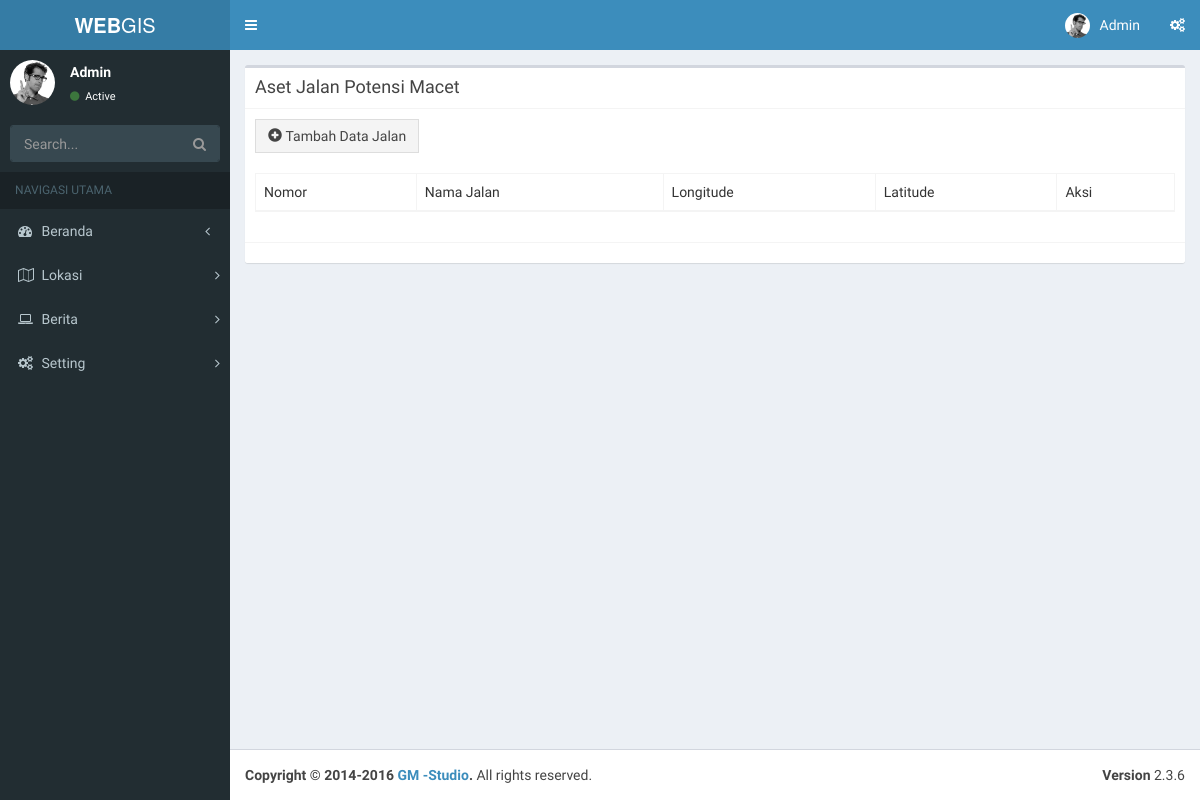
Page /index.php/admin/c_jalan on the earlier database version.
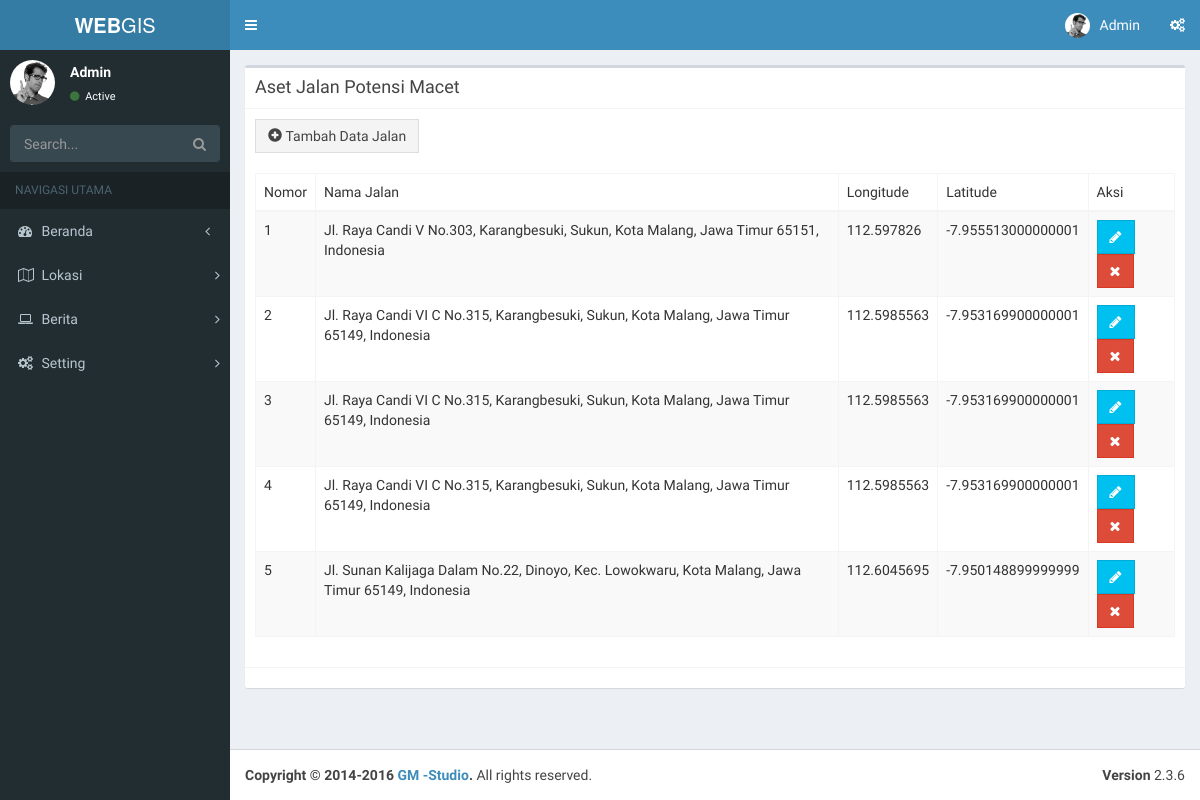
Same page on the later database version.
### tables this page shows
CREATE TABLE `jalan` (
  `id_jalan` int(11) NOT NULL AUTO_INCREMENT,
  `nama_jalan` varchar(200) DEFAULT NULL,
  `longitude` varchar(100) DEFAULT NULL,
  `latitude` varchar(100) DEFAULT NULL,
  `foto_jalan` text,
  PRIMARY KEY (`id_jalan`)
);

### application/controllers/admin/c_jalan.php (called while the page is built, shortened)
<?php defined('BASEPATH')OR exit('no direct script access allowed');
 class C_jalan extends CI_Controller
 {
 	function __construct()
 	{
 		$this->load->model('m_jalan');
 	}
 	public function index()
 	{
 		$data = $this->m_jalan->getAllJalan();
 		$this->load->view('attribute/adm_header');
 		$this->load->view('admin/v_jalan', array('data_jalan'=>$data));
 		$this->load->view('attribute/adm_footer');
 	}
 } ?>

### index.php (called while the page is built, shortened)
<?php
require_once BASEPATH.'core/CodeIgniter.php';

### application/models/m_jalan.php (called while the page is built, shortened)
<?php defined('BASEPATH')OR exit('tidak ada akses terhadap halaman ini');
 class M_jalan extends CI_Model
 {
 	public function getAllJalan()
 	{
 		$data = $this->db->query("SELECT * FROM jalan");
 		return $data->result_array();
 	}
 } ?>

### application/views/admin/v_jalan.php (the view, shortened to what this page needs)
<div class="content-wrapper">
  <section class="content">
    <div class="box">
      <div class="box-header with-border">
        <h3 class="box-title">Aset Jalan Potensi Macet</h3>
      </div>
      <div class="box-body">
        <a href="<?php echo base_url('admin/c_jalan/add_jalan') ?>" class="btn btn-default btn-flat"><span class="glyphicon glyphicon-plus-sign"></span>&nbsp;Tambah Data Jalan</a>
        <div class="table table-responsive" style="margin-top: 20px;">
          <table class="table table-responsive table-bordered table-striped table-hover" id="tabel_jalan">
            <thead>
              <tr>
                <td>Nomor</td>
                <td>Nama Jalan</td>
                <td>Longitude</td>
                <td>Latitude</td>
                <td>Aksi</td>
              </tr>
            </thead>
            <tbody>
            <?php foreach ($data_jalan as $row): ?>
              <tr>
                  <td><?php echo $row['id_jalan'] ?></td>
                  <td><?php echo $row['nama_jalan'] ?></td>
                  <td><?php echo $row['longitude'] ?></td>
                  <td><?php echo $row['latitude'] ?></td>
                  <td>
                    <a href="#" class="btn btn-info btn-flat"><span class="fa fa-pencil"></span></a>
                    <a href="javascript:;" class="btn btn-danger btn-flat"><span class="fa fa-remove"></span></a>
                  </td>
              </tr>
              <?php endforeach ?>
            </tbody>
          </table>
        </div>
      </div>
      <div class="box-footer">
      </div>
    </div>
  </section>
</div>

### application/views/attribute/adm_header.php (shortened to what this page needs)
<!DOCTYPE html>
<html>
<head>
  <link rel="stylesheet" href="<?php echo base_url()?>plugins/bootstrap/css/bootstrap.min.css">
  <link rel="stylesheet" href="https://cdnjs.cloudflare.com/ajax/libs/font-awesome/4.5.0/css/font-awesome.min.css">
  <link rel="stylesheet" href="https://cdnjs.cloudflare.com/ajax/libs/ionicons/2.0.1/css/ionicons.min.css">
  <link rel="stylesheet" href="<?php echo base_url()?>plugins/dist/css/AdminLTE.min.css">
  <link rel="stylesheet" href="<?php echo base_url()?>plugins/dist/css/skins/_all-skins.min.css">
</head>
<body class="hold-transition skin-blue sidebar-mini">
<div class="wrapper">
  <header class="main-header">
    <a href="<?php echo base_url('admin/admin')?>" class="logo">
      <span class="logo-lg"><b>WEB</b>GIS</span>
    </a>
    <nav class="navbar navbar-static-top">
      <a href="#" class="sidebar-toggle" data-toggle="offcanvas" role="button">
      </a>
      <div class="navbar-custom-menu">
        <ul class="nav navbar-nav">
          <li class="dropdown user user-menu">
            <a href="#" class="dropdown-toggle" data-toggle="dropdown">
              <img src="<?php echo base_url()?>plugins/dist/img/user2-160x160.jpg" class="user-image" alt="User Image">
              <span class="hidden-xs">Admin</span>
            </a>
          </li>
          <li>
            <a href="#" data-toggle="control-sidebar"><i class="fa fa-gears"></i></a>
          </li>
        </ul>
      </div>
    </nav>
  </header>
  <aside class="main-sidebar">
    <section class="sidebar">
      <div class="user-panel">
        <div class="pull-left image">
          <img src="<?php echo base_url()?>plugins/dist/img/user2-160x160.jpg" class="img-circle" alt="User Image">
        </div>
        <div class="pull-left info">
          <p>Admin</p>
          <a href="#"><i class="fa fa-circle text-success"></i> Active</a>
        </div>
      </div>
      <form action="#" method="get" class="sidebar-form">
        <div class="input-group">
          <input type="text" name="q" class="form-control" placeholder="Search...">
              <span class="input-group-btn">
                <button type="submit" name="search" id="search-btn" class="btn btn-flat"><i class="fa fa-search"></i>
                </button>
              </span>
        </div>
      </form>
      <ul class="sidebar-menu">
        <li class="header">NAVIGASI UTAMA</li>
        <li class="treeview">
          <a href="#">
            <i class="fa fa-dashboard"></i> <span>Beranda</span>
            <span class="pull-right-container">
              <i class="fa fa-angle-left pull-right"></i>
            </span>
          </a>
        </li>
        <li class="treeview">
          <a href="#">
            <i class="fa fa-map-o"></i>
            <span>Lokasi</span>
            <span class="pull-right-container">
              <i class="fa fa-angle-right pull-right"></i>
            </span>
          </a>
        </li>
        <li>
          <a href="#">
            <i class="fa fa-laptop"></i>
            <span>Berita</span>
            <span class="pull-right-container">
              <i class="fa fa-angle-right pull-right"></i>
            </span>
          </a>
        </li>
        <li>
          <a href="#">
            <i class="fa fa-gears"></i> <span>Setting</span>
            <span class="pull-right-container">
              <i class="fa fa-angle-right pull-right"></i>
            </span>
          </a>
        </li>
      </ul>
    </section>
  </aside>

### application/views/attribute/adm_footer.php (shortened to what this page needs)
<footer class="main-footer">
    <div class="pull-right hidden-xs">
      <b>Version</b> 2.3.6
    </div>
    <strong>Copyright &copy; 2014-2016 <a href="http://almsaeedstudio.com">GM -Studio</a>.</strong> All rights
    reserved.
  </footer>
</div>
</body>
</html>

Differences in the rows shown:
added jalan: id_jalan "1", nama_jalan "Jl. Raya Candi V No.303, Karangbesuki, Sukun, Kota Malang, Jawa Timur 65151, Indonesia", longitude "112.597826", latitude "-7.955513000000001"
added jalan: id_jalan "2", nama_jalan "Jl. Raya Candi VI C No.315, Karangbesuki, Sukun, Kota Malang, Jawa Timur 65149, Indonesia", longitude "112.5985563", latitude "-7.953169900000001"
added jalan: id_jalan "3", nama_jalan "Jl. Raya Candi VI C No.315, Karangbesuki, Sukun, Kota Malang, Jawa Timur 65149, Indonesia", longitude "112.5985563", latitude "-7.953169900000001"
added jalan: id_jalan "4", nama_jalan "Jl. Raya Candi VI C No.315, Karangbesuki, Sukun, Kota Malang, Jawa Timur 65149, Indonesia", longitude "112.5985563", latitude "-7.953169900000001"
added jalan: id_jalan "5", nama_jalan "Jl. Sunan Kalijaga Dalam No.22, Dinoyo, Kec. Lowokwaru, Kota Malang, Jawa Timur 65149, Indonesia", longitude "112.6045695", latitude "-7.950148899999999"
